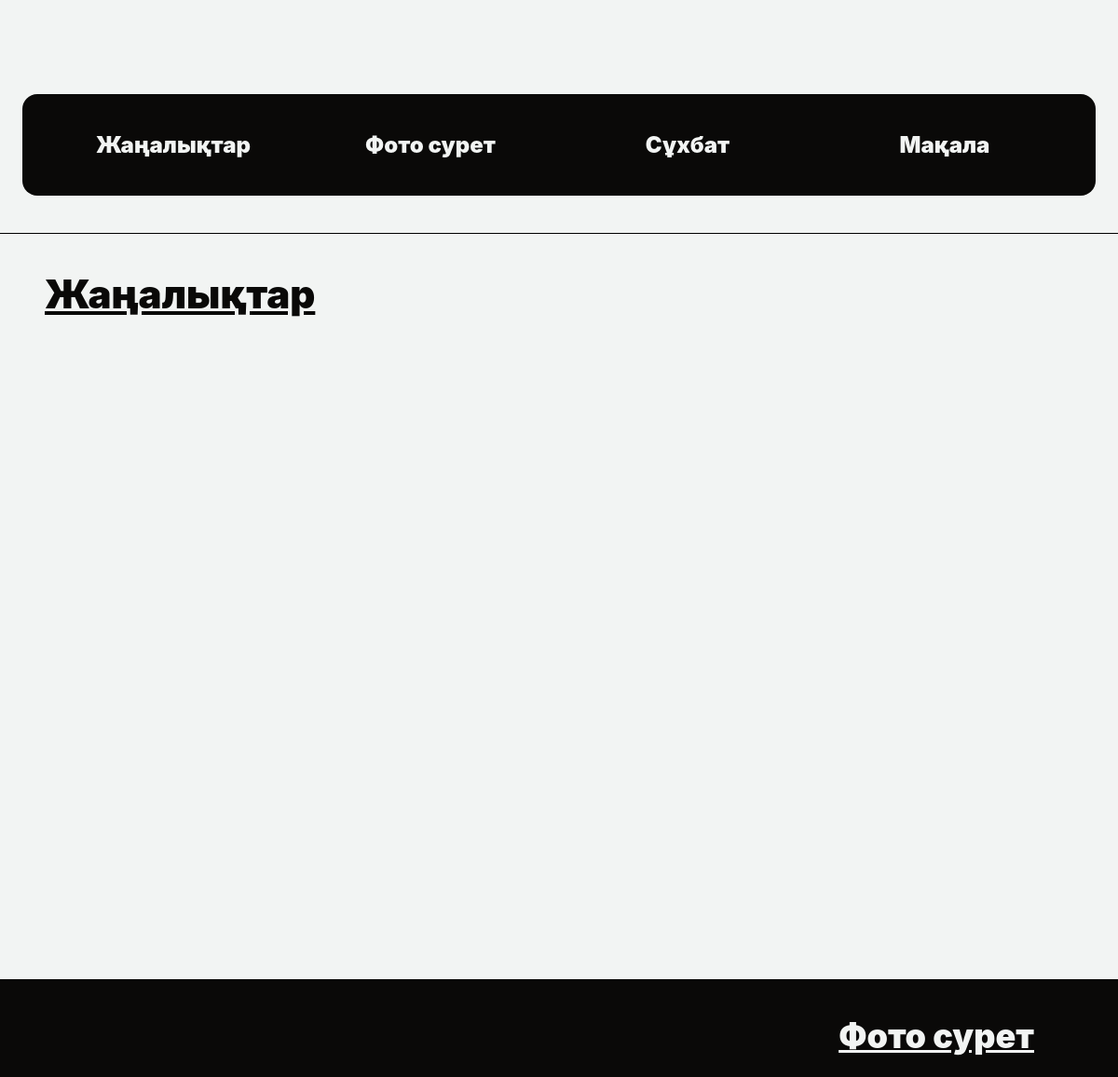
Before: / (middle part) with the older database file.
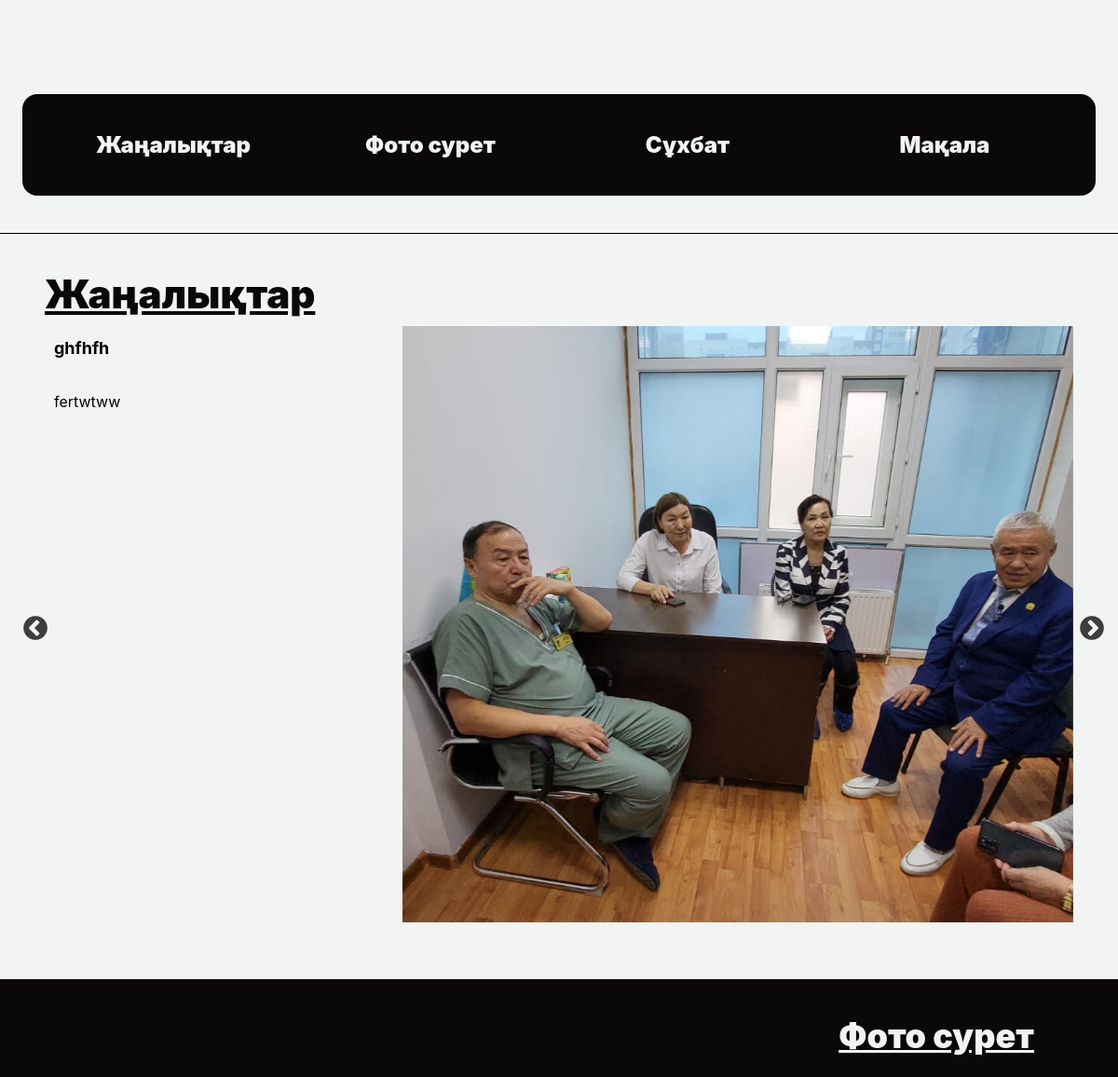
After: the same page with the newer database file.
### website/models.py (models this page shows)
class News(models.Model):
    title = models.CharField(max_length=100)
    content = models.TextField()
    publication_date = models.DateTimeField(auto_now_add=True)

class NewsImage(models.Model):
    news = models.ForeignKey(News, related_name='images', on_delete=models.CASCADE)
    image = models.ImageField(upload_to='news_images/')

### website/views.py (the view)
# urls.py: path('', views.main, name='main'),
def main(request):
    latest_photos = Photo.objects.order_by('-id')[:10]
    latest_audios = Audio.objects.order_by('-id')[:4]
    latest_videos = Video.objects.order_by('-id')[:3]
    latest_articles = Article.objects.order_by('-id')[:3]
    latest_news = News.objects.all().order_by('-id')
    news_images = {}
    for news_item in latest_news:
        images = news_item.images.all()  # Получаем первые три изображения для каждой новости
        news_images[news_item.id] = images
    print("News images: ", news_images)
    return render(request, 'main.html', {'latest_photos': latest_photos, 'latest_audios': latest_audios, 'latest_videos': latest_videos, 'latest_articles': latest_articles, 'latest_news': latest_news, 'news_images': news_images})

### website/templates/main.html (shortened to what this page needs)
{% load static %}
<!DOCTYPE html>
<html>
<head>
    <link rel="stylesheet" href="{% static 'website/main.css' %}">
    <link rel="stylesheet" href="{% static 'website/menu.css' %}">
    <link rel="stylesheet" href="https://cdnjs.cloudflare.com/ajax/libs/font-awesome/5.15.4/css/all.min.css">
    <link rel="stylesheet" type="text/css" href="{% static 'website/slick/slick.css' %}"/>
    <link rel="stylesheet" type="text/css" href="{% static 'website/slick/slick-theme.css' %}"/>
    <link rel="stylesheet" href="{% static 'website/lightzoom_v1.1.0/style.css' %}" type="text/css">
    <link rel="stylesheet" href="https://cdn.plyr.io/3.6.8/plyr.css">
    <link rel="stylesheet" href="https://maxcdn.bootstrapcdn.com/bootstrap/4.1.3/css/bootstrap.min.css">
    <link href="https://maxcdn.bootstrapcdn.com/font-awesome/4.7.0/css/font-awesome.min.css" rel="stylesheet" >
    <link href="https://stackpath.bootstrapcdn.com/bootstrap/4.5.2/css/bootstrap.min.css" rel="stylesheet">
</head>
<body>
    <div class="welcome-sector-s6c" id="306:14">
        <div class="group-20-djz" id="336:2">
            <div class="item--8Tn" id="306:15">Біздің әлеуметтік-мәдени интеграция әуесқойларының қауымдастығына қош келдіңіз. Алда сізді біздің ұйымның жұмыстары мен еңбектеріне саяхат күтіп тұр.</div>
            <div class="auto-group-fgqu-Grp" id="VKbZwsdpxFRk3zLtjuFgQU">
                <div class="auto-group-yw5w-Zb2" id="VKbaBha84RZ4YXG3zDyw5W">
                    <div class="item--5JU" id="news-section"><a href="#" class="scrollToElement" data-target=".news-section">Жаңалықтар</a></div>
                </div>
                <div class="auto-group-yw5w-Zb2" id="VKbaBha84RZ4YXG3zDyw5W">
                    <div class="item--5JU" id="photo-E4h"><a href="#" class="scrollToElement" data-target=".photo-E4h">Фото сурет</a></div>
                </div>
                <div class="auto-group-yw5w-Zb2" id="VKbaHhQ8VTrDGFKYTQCfnC">
                    <div class="item--5JU" id="suhbat-Zvq"><a href="#" class="scrollToElement" data-target=".suhbat-Zvq">Сұхбат</a></div>
                </div>
                <div class="auto-group-yw5w-Zb2" id="VKbaNhFoWzmAs237r3ichS">
                    <div class="item--5JU" id="maqala-nZq"><a href="#" class="scrollToElement" data-target=".maqala-nZq">Мақала</a></div>
                </div>
            </div>
        </div>
    </div>
    <div class="news-section">
      <div class="news-section-title">
        <span id="news-section-title">Жаңалықтар</span>
      </div>
      <div class="news-section-content">
        {% for  news in latest_news %}
        <div class="news-section-content-second">
          <div class="news-section-content-title">
            <span id="content-title-name">{{ news.title }}</span><br>
            <span id="content-title-description">{{ news.content }}</span>
          </div>
          <div class="news-section-content-image">
            {% for key, news_photos in news_images.items %}
              {% if  key == news.id %}
                {% for news_photo in news_photos %}
                  <div><a href="{{ news_photo.image.url }}" class="lightzoom"><img id="content-image" src="{{ news_photo.image.url }}"></a></div>
                {% endfor %}
              {% endif %}
            {% endfor %}
          </div>
        </div>
        {% endfor %}
      </div>
    </div>
    <div class="photo-E4h" id="306:22">
      <div class="item--MU5" id="306:25">Фото сурет</div>
    </div>
      {% include 'footer.html' %}
</body>
</html>

Changed rows visible on the page:
added News: title "ghfhfh", content "fertwtww"
added NewsImage: image (picture)
